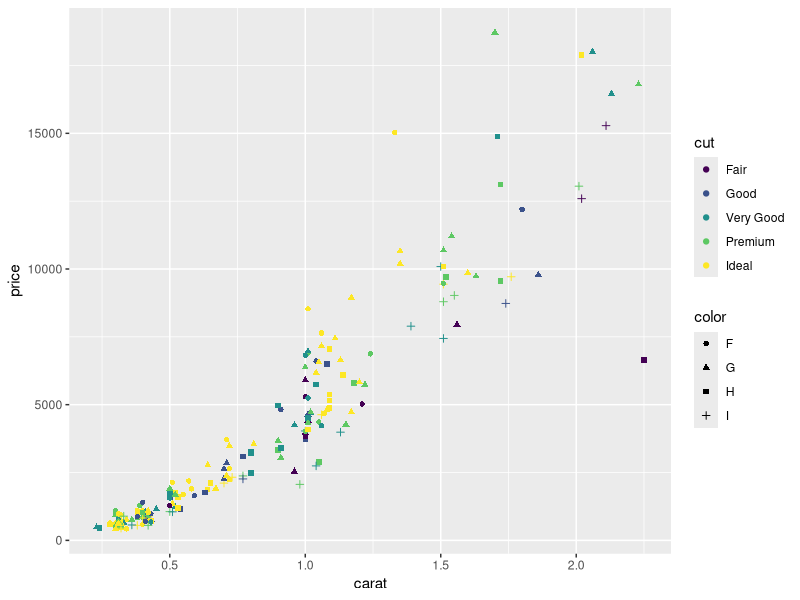

The R source for this figure:
require(ggplot2, quiet = TRUE)
data(diamonds)
ds = subset(diamonds, color %in% c("F", "G", "H", "I"))
set.seed(123)
ids = sample(1:nrow(ds), size = 200L, replace = FALSE)
ds = ds[ids, ]
head(ds, n = 6L)

pl = ggplot(data = ds,
            mapping = aes(
              x = carat,
              y = price,
              color = cut,
              shape = color
            ))
pl + geom_point()
